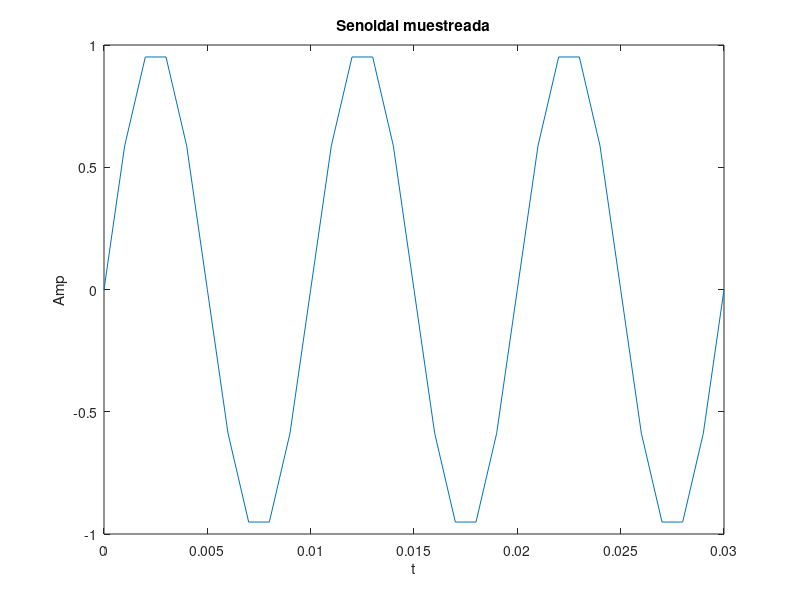

Here is the MATLAB script that generated this plot:
fs=1000;
F=100;
t=(0:1/fs:3*1/F); 
%En vez de un segundo ponemos un limite de 3 ciclos de la senial%
%El vector t empieza en 0, hace saltos de 1/fs y termina en 3 periodos de
%la se�al muestreada
y=sin(2*pi*F*t);
subplot(1,1,1),plot(t,y),xlabel("t"),ylabel("Amp"),title("Senoidal muestreada");
%subplot(m,n,p) genera una ventana de m por n y ubica la figura en la
%posicion p